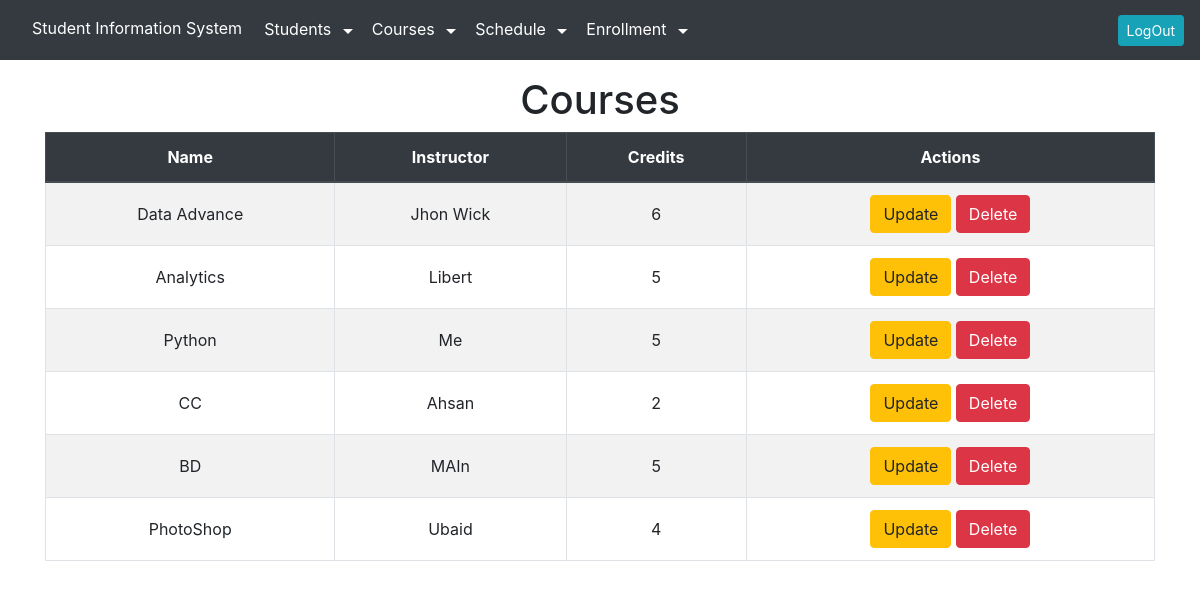
/courselist/ (signed in), run on an earlier commit of the app's database.
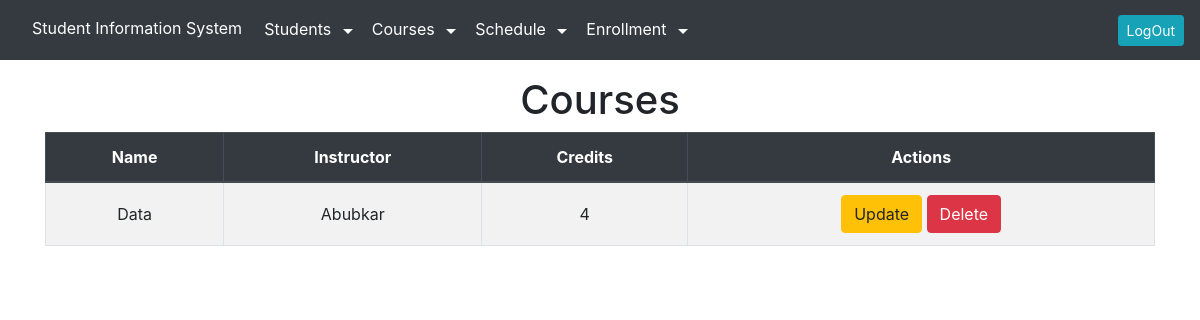
And on a later commit of the database.
### sis_app/models.py (models this page shows, shortened)
class Course(models.Model):
    id = models.AutoField(primary_key=True)
    name = models.CharField(max_length=100)
    instructor = models.CharField(max_length=100)
    credits = models.IntegerField()

### sis_app/views.py (the view)
# urls.py: path('courselist/', views.course_read_view, name='course_list'),
@login_required
def course_read_view(request):
    courses = Course.objects.all()
    return render(request, 'course_list.html', {'courses': courses})

### sis_app/templates/course_list.html (shortened to what this page needs)
{% extends "layout.html" %}
{% block content %}
<h1 class="text-center">Courses</h1>
<table class="table table-bordered table-striped text-center">
    <thead class="thead-dark">
        <tr>
            <th>Name</th>
            <th>Instructor</th>
            <th>Credits</th>
            <th>Actions</th>
        </tr>
    </thead>
    <tbody>
        {% for course in courses %}
        <tr>
            <td>{{course.name}}</td>
            <td>{{course.instructor}}</td>
            <td>{{course.credits}}</td>
            <td>
                <a href="{%url 'course_update' course.id%}" class="btn btn-warning">Update</a>
                <a href="{%url 'course_delete' course.id%}" class="btn btn-danger">Delete</a>
            </td>
        </tr>
        {% endfor %}
    </tbody>
</table>
{% endblock %}

### sis_app/templates/layout.html (shortened to what this page needs)
{% load static %}
<!DOCTYPE html>
<html lang="en">
  <head>
    <link
      href="https://cdn.jsdelivr.net/npm/bootstrap@4.5.2/dist/css/bootstrap.min.css"
      rel="stylesheet"
    />
  </head>
  <body>
    <nav class="navbar navbar-expand-lg navbar-dark fixed-top">
      <div class="d-flex flex-wrap align-items-center">
        <div class="mb-1">
          <a href="{% url 'home' %}" class="nav-link">
            Student Information System</a
          >
        </div>
        <div class="dropdown">
          <button
            class="dropdown-btn"
            id="dropdownBtn"
            onclick="toggleDropdown()"
          >
            Students
            <svg
              xmlns="http://www.w3.org/2000/svg"
              height="24"
              viewBox="0 96 960 960"
              width="24"
              fill="#ffffff"
            >
              <path d="M480 696 280 496h400L480 696Z" />
            </svg>
          </button>
        </div>
        <div class="dropdown">
          <button class="course-btn" id="dropdownBtn" onclick="toggleCourse()">
            Courses
            <svg
              xmlns="http://www.w3.org/2000/svg"
              height="24"
              viewBox="0 96 960 960"
              width="24"
              fill="#ffffff"
            >
              <path d="M480 696 280 496h400L480 696Z" />
            </svg>
          </button>
        </div>
        <div class="dropdown">
          <button class="sch-btn" id="dropdownBtn" onclick="toggleSch()">
            Schedule
            <svg
              xmlns="http://www.w3.org/2000/svg"
              height="24"
              viewBox="0 96 960 960"
              width="24"
              fill="#ffffff"
            >
              <path d="M480 696 280 496h400L480 696Z" />
            </svg>
          </button>
        </div>
        <div class="dropdown">
          <button class="en-btn" id="dropdownBtn" onclick="toggleEn()">
            Enrollment
            <svg
              xmlns="http://www.w3.org/2000/svg"
              height="24"
              viewBox="0 96 960 960"
              width="24"
              fill="#ffffff"
            >
              <path d="M480 696 280 496h400L480 696Z" />
            </svg>
          </button>
        </div>
      </div>
      <div class="ml-auto">
        <a href="{% url 'logout' %}" class="btn btn-info btn-sm">
          LogOut
        </a>
    </div>
    </nav>
    <div class="container">{%block content%}{%endblock%}</div>
  </body>
</html>

### sis_app/templates/layout.html (style rules this page uses)
body { padding-top: 56px; }
.navbar { background-color: #343a40; }
.navbar-brand, .nav-link { color: #ffffff !important; }
.container { margin-top: 20px; }
.table th, .table td { vertical-align: middle; }
.dropdown { position: relative; display: inline-block; }
.dropdown-btn { color: white; background-color: transparent; font-size: 16px; border: none; cursor: pointer; }
.course-btn { color: white; background-color: transparent; font-size: 16px; border: none; cursor: pointer; }
.en-btn { color: white; background-color: transparent; font-size: 16px; border: none; cursor: pointer; }
.sch-btn { color: white; background-color: transparent; font-size: 16px; border: none; cursor: pointer; }
.ml-auto { margin-left: auto; }

What changed in the data, as far as the page shows it:
removed Course: name "Data Advance", instructor "Jhon Wick", credits "6"
removed Course: name "Analytics", instructor "Libert", credits "5"
removed Course: name "Python", instructor "Me", credits "5"
removed Course: name "CC", instructor "Ahsan", credits "2"
removed Course: name "BD", instructor "MAIn", credits "5"
removed Course: name "PhotoShop", instructor "Ubaid", credits "4"
added Course: name "Data", instructor "Abubkar", credits "4"
